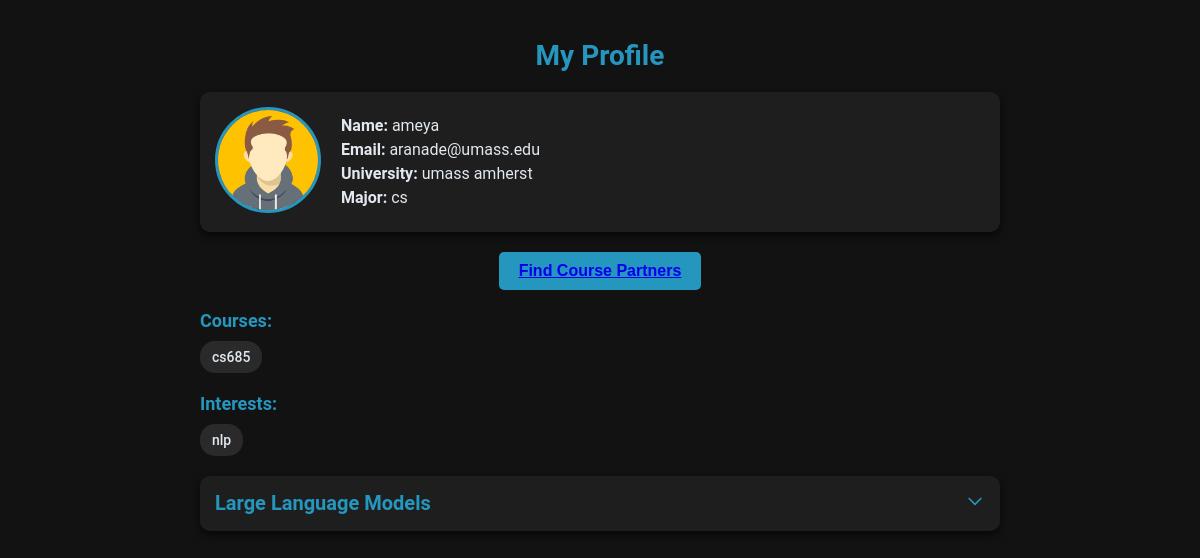
The page /profile (signed in) on the database its author committed.
### app/models.py (models this page shows, shortened)
class UserProfile(models.Model):
    user = models.OneToOneField(User, on_delete=models.CASCADE)
    profile_picture = models.ImageField(upload_to='profile_pics/', blank=True, null=True)
    university = models.CharField(max_length=255)
    major = models.CharField(max_length=100)
    courses = models.TextField(help_text="Comma-separated list of courses")
    research_interests = models.ManyToManyField(ResearchInterest, related_name="users")

class ResearchInterest(models.Model):
    name = models.CharField(max_length=100, unique=True)

### app/views.py (the view)
# urls.py: path("profile", views.profile_view, name="profile"),
def profile_view(request):
    user = request.user
    topics_with_papers = {}
    user_details = {}
    if user.is_authenticated:
        user_profile = UserProfile.objects.get(user=user)
        user_details = {
                    "name": user.get_full_name() or user.username,  # Fallback to username if full name is not available
                    "email": user.email,
                    "profile_picture": user_profile.profile_picture.url if user_profile.profile_picture else None,
                    "university": user_profile.university,
                    "major": user_profile.major,
                    "courses": user_profile.courses.split(","),  # Split courses into a list
                    "research_interests": [interest.name for interest in user_profile.research_interests.all()]
            }
        liked_papers = UserLikedPapers.objects.filter(user=user).select_related('paper')
        for liked_paper in liked_papers:
            paper = liked_paper.paper
            if paper.research_interest:
                if paper.research_interest.name not in topics_with_papers:
                    topics_with_papers[paper.research_interest.name] = []
                topics_with_papers[paper.research_interest.name].append({
                    "title": paper.title,
                    "description": paper.abstract,
                    "link": paper.url
                })
        print("Topics are ", topics_with_papers)
    return render(request, 'profile.html', {'topics_with_papers': topics_with_papers, 'user_details': user_details})

### app/templates/profile.html (shortened to what this page needs)
{% load static %}
<!DOCTYPE html>
<html lang="en">
<head>
    <link rel="stylesheet" href="{% static 'app/css/profile.css' %}">
</head>
<body>
    <div class="profile-container">
        <h1>My Profile</h1>
        <div class="profile-info">
            <div class="profile-pic">
                {% if user_details.profile_picture %}
                    <img src="{{ user_details.profile_picture }}" alt="Profile Picture">
                {% else %}
                    <img src="{% static 'default_profile_picture.jpg' %}" alt="Default Profile Picture">
                {% endif %}
            </div>
            <div class="profile-details">
                <p><strong>Name:</strong> {{ user_details.name }}</p>
                <p><strong>Email:</strong> {{ user_details.email }}</p>
                <p><strong>University:</strong> {{ user_details.university }}</p>
                <p><strong>Major:</strong> {{ user_details.major }}</p>
            </div>
        </div>
        <button class="partners-btn" ><a href="{% url 'partner_page' %}">Find Course Partners</a></button>
        <div class="interests">
            <label>Courses:</label>
            <div class="tags">
                {% for course in user_details.courses %}
                    <span class="tag">{{ course }}</span>
                {% endfor %}
            </div>
        </div>
        <div class="interests">
            <label>Interests:</label>
            <div class="tags">
                {% for interest in user_details.research_interests %}
                    <span class="tag">{{ interest }}</span>
                {% endfor %}
            </div>
        </div>
        <div class="topics-list">
            {% for topic, papers in topics_with_papers.items %}
            <div class="topic-card" onclick="togglePapers(this)">
                <h3>{{ topic }}
                    <span class="icon-arrow">
                        <svg xmlns="http://www.w3.org/2000/svg" fill="none" viewBox="0 0 24 24" stroke="currentColor" class="arrow-icon">
                            <path stroke-linecap="round" stroke-linejoin="round" stroke-width="2" d="M19 9l-7 7-7-7" />
                        </svg>
                    </span>
                </h3>
            </div>
            {% endfor %}
        </div>
</body>
</html>

### app/static/app/css/profile.css (style rules this page uses)
:root { --blue: rgb(37, 150, 190); --blue-light: rgb(98, 187, 219); --text-color: #e2e8f0; --background-color: #121212; --card-background: #1e1e1e; --tag-background: #2a2a2a; --shadow-color: rgba(0, 0, 0, 0.6); --hover-color: rgb(101, 183, 213); }
body { background-color: var(--background-color); color: var(--text-color); font-family: 'Roboto', Arial, sans-serif; margin: 0; padding: 0; }
.profile-container { max-width: 800px; margin: 0 auto; padding: 20px; }
h1 { color: var(--blue); font-size: 28px; font-weight: bold; margin-bottom: 20px; text-align: center; }
.profile-info { display: flex; align-items: center; gap: 20px; margin-bottom: 20px; padding: 15px; background-color: var(--card-background); border-radius: 10px; box-shadow: 0 4px 8px var(--shadow-color); }
.profile-pic img { width: 100px; height: 100px; border-radius: 50%; border: 3px solid var(--blue); }
.profile-details p { margin: 5px 0; font-size: 16px; }
.interests { margin-top: 20px; }
.interests label { font-weight: bold; color: var(--blue); font-size: 18px; margin-bottom: 10px; display: block; }
.tags { display: flex; gap: 10px; margin-top: 5px; }
.tag { padding: 8px 12px; background-color: var(--tag-background); color: var(--text-color); border-radius: 15px; font-size: 14px; font-weight: 500; transition: background-color 0.3s ease, color 0.3s ease; }
.topics-list { margin-top: 20px; }
.topic-card { background-color: var(--card-background); padding: 15px; border-radius: 10px; box-shadow: 0 4px 8px var(--shadow-color); margin-bottom: 15px; cursor: pointer; transition: all 0.3s ease; }
.topic-card h3 { font-size: 20px; color: var(--blue); margin: 0; display: flex; align-items: center; justify-content: space-between; }
.icon-arrow { margin-left: auto; }
.arrow-icon { width: 20px; height: 20px; color: var(--blue); transition: transform 0.3s; }
.courses, .interests { margin-bottom: 20px; }
label { font-size: 16px; color: var(--blue); }
.topics-list { list-style: none; padding: 0; margin: 0; }
.partners-btn { display: block; margin: 0 auto 20px; padding: 10px 20px; font-size: 16px; font-weight: bold; color: white; background-color: var(--blue); border: none; border-radius: 5px; cursor: pointer; transition: background-color 0.3s ease; }

### rows shown on the page
UserProfile: university "umass amherst", major "cs", courses "cs685"
ResearchInterest: research_interests "nlp"
ResearchInterest: topics_with_papers "Large Language Models"

### other values the page prints
{{ user_details.name }} "ameya"
{{ user_details.email }} "aranade@umass.edu"
